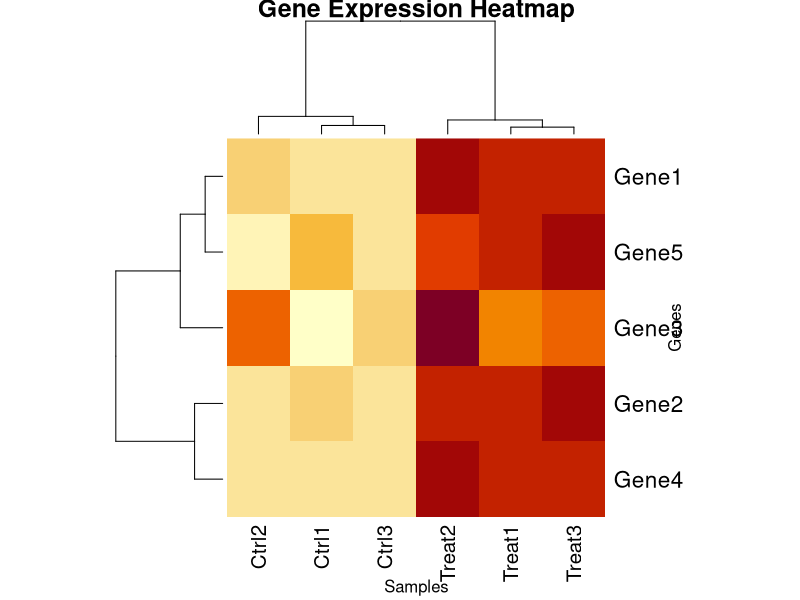
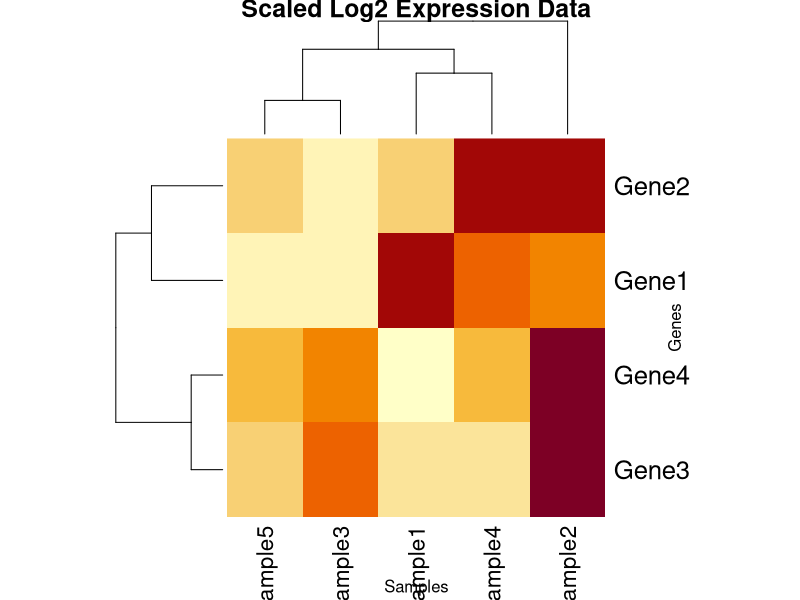

R code for these plots, in order:
## ---- chunk 1
knitr::opts_chunk$set(echo = TRUE)
## ---- chunk 2
# Using c() function (combine)
gene_expression <- c(156.7, 238.9, 184.3, 145.6)
gene_names <- c("BRCA1", "TP53", "EGFR", "KRAS")
is_significant <- c(TRUE, FALSE, TRUE, TRUE)

# Using : operator for sequences
sample_numbers <- 1:10  # Creates 1,2,3,...,10

# Using seq() function for more complex sequences
time_points <- seq(0, 48, by = 6)  # Creates 0,6,12,...,48

# Let's print our vectors to see what they look like
print("Gene Expression Values:")
print(gene_expression)
print("Gene Names:")
print(gene_names)
## ---- chunk 3
# RNA-seq example: normalizing expression values
raw_counts <- c(1200, 1500, 800, 2000)
scaling_factor <- 0.5
normalized_counts <- raw_counts * scaling_factor

# Adding vectors
control_expression <- c(100, 150, 80, 200)
treated_expression <- c(150, 180, 90, 250)
expression_difference <- treated_expression - control_expression

# Calculate fold change
fold_change <- treated_expression / control_expression

# Let's see our results
print("Normalized counts:")
print(normalized_counts)
print("Expression difference:")
print(expression_difference)
print("Fold change:")
print(fold_change)
## ---- chunk 4
# Length of a vector
print("Length of gene_names:")
length(gene_names)  # Returns 4

# Summary statistics
print("Summary statistics for raw_counts:")
mean(raw_counts)
median(raw_counts)
max(raw_counts)
min(raw_counts)
sum(raw_counts)

# Sort values
sorted_counts <- sort(raw_counts)
sorted_counts_desc <- sort(raw_counts, decreasing = TRUE)

print("Sorted counts (ascending):")
print(sorted_counts)
print("Sorted counts (descending):")
print(sorted_counts_desc)

# Find unique values
unique_genes <- unique(gene_names)
print("Unique genes:")
print(unique_genes)
## ---- chunk 5
# By position (index)
first_gene <- gene_names[1]  # Gets "BRCA1"
selected_genes <- gene_names[c(1, 3)]  # Gets "BRCA1" and "EGFR"

# By logical condition
high_expression <- raw_counts > 1000
high_expressed_genes <- gene_names[high_expression]

# Using which() function
significant_indices <- which(is_significant)
significant_genes <- gene_names[significant_indices]

# Let's see our results
print("First gene:")
print(first_gene)
print("Selected genes:")
print(selected_genes)
print("Highly expressed genes:")
print(high_expressed_genes)
## ---- chunk 6
# Create a matrix from vectors
expression_matrix <- matrix(
  c(100, 200, 150, 300,
    120, 180, 160, 280,
    90, 220, 170, 320),
  nrow = 3,
  ncol = 4,
  byrow = TRUE
)

# Add row and column names
rownames(expression_matrix) <- c("Gene1", "Gene2", "Gene3")
colnames(expression_matrix) <- c("Sample1", "Sample2", "Sample3", "Sample4")

# Let's see our matrix
print("Expression Matrix:")
print(expression_matrix)
## ---- chunk 7
# Transpose a matrix
transposed_matrix <- t(expression_matrix)

# Matrix multiplication
# Useful for statistical calculations
correlation_matrix <- t(expression_matrix) %*% expression_matrix

# Element-wise operations
scaled_matrix <- expression_matrix * 2
log_matrix <- log2(expression_matrix)

print("Transposed Matrix:")
print(transposed_matrix)
print("\nCorrelation Matrix:")
print(correlation_matrix)
print("\nLog2 Transformed Matrix:")
print(log_matrix)
## ---- chunk 8
# Access single element
value <- expression_matrix[1, 2]  # Row 1, Column 2

# Access entire row
gene1_expression <- expression_matrix[1, ]

# Access entire column
sample1_values <- expression_matrix[, 1]

# Access multiple rows/columns
subset_matrix <- expression_matrix[1:2, c(1,3)]

print("Value at position [1,2]:")
print(value)
print("\nExpression values for Gene1:")
print(gene1_expression)
print("\nValues for Sample1:")
print(sample1_values)
print("\nSubset Matrix:")
print(subset_matrix)
## ---- chunk 9
# Create an expression matrix with 5 genes and 6 samples (3 control, 3 treated)
expression_data <- matrix(
  c(
    1200, 1300, 1250, 1800, 1900, 1850,  # Gene1
    800,  750,  780,  1200, 1180, 1220,   # Gene2
    2000, 2100, 2050, 2080, 2150, 2090,   # Gene3
    300,  320,  310,  900,  920,  880,    # Gene4
    1500, 1450, 1480, 1600, 1580, 1620    # Gene5
  ),
  nrow = 5,
  ncol = 6,
  byrow = TRUE
)

# Add gene and sample names
rownames(expression_data) <- c("Gene1", "Gene2", "Gene3", "Gene4", "Gene5")
colnames(expression_data) <- c("Ctrl1", "Ctrl2", "Ctrl3", "Treat1", "Treat2", "Treat3")

# Calculate mean expression for control and treated groups
control_means <- rowMeans(expression_data[, 1:3])
treated_means <- rowMeans(expression_data[, 4:6])

# Calculate fold changes
fold_changes <- treated_means / control_means

# Identify differentially expressed genes (fold change > 1.5)
is_differential <- abs(fold_changes) > 1.5
differential_genes <- rownames(expression_data)[is_differential]

# Let's visualize our results
print("Expression Data Matrix:")
print(expression_data)
print("\nControl Means:")
print(control_means)
print("\nTreated Means:")
print(treated_means)
print("\nFold Changes:")
print(fold_changes)
print("\nDifferentially Expressed Genes:")
print(differential_genes)

# Create a simple heatmap of the expression data

heatmap(expression_data, 
        main = "Gene Expression Heatmap",
        xlab = "Samples", 
        ylab = "Genes",
        scale = "row")  # Scale rows for better visualization
## ---- chunk 10
# Your code here
exp_condition1 <- c(1200, 800, 2000, 300, 1500)
exp_condition2 <- c(1800, 1200, 2080, 900, 1600)

# Calculate mean expression
mean_exp1 <- mean(exp_condition1)
mean_exp2 <- mean(exp_condition2)

# Find highly expressed genes
high_exp1 <- exp_condition1 > 1000
high_exp2 <- exp_condition2 > 1000

# Calculate fold changes
fold_changes <- exp_condition2 / exp_condition1

# Print results
print("Mean expression condition 1:")
print(mean_exp1)
print("Mean expression condition 2:")
print(mean_exp2)
print("Highly expressed in condition 1:")
print(which(high_exp1))
print("Fold changes:")
print(fold_changes)
## ---- chunk 11
# Extract specific genes
gene1_expression <- expression_data["Gene1", ]

# Calculate mean per sample
sample_means <- colMeans(expression_data)

# Find highest expressed gene
max_expression <- apply(expression_data, 2, which.max)
highest_genes <- rownames(expression_data)[max_expression]

# Print results
print("Gene1 expression across samples:")
print(gene1_expression)
print("\nMean expression per sample:")
print(sample_means)
print("\nHighest expressed gene in each sample:")
print(highest_genes)
## ---- chunk 12
# Create a sample matrix
sample_matrix <- matrix(rnorm(20, mean=100, sd=20), nrow=4, ncol=5)
rownames(sample_matrix) <- paste0("Gene", 1:4)
colnames(sample_matrix) <- paste0("Sample", 1:5)

# Log transform
log_data <- log2(sample_matrix)

# Scale rows
scaled_data <- t(scale(t(log_data)))

# Create heatmap
heatmap(scaled_data, 
        main = "Scaled Log2 Expression Data",
        xlab = "Samples", 
        ylab = "Genes",
        scale = "none")  # Already scaled
